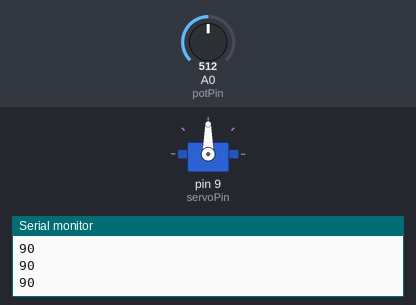
This sketch was run on a simulated Arduino Uno, built with avr-gcc and run on an emulated ATmega328P. Parts: servo, the last lines printed to the serial monitor. Inputs (shaded band) come from the test bench; at power-on: A0 (potPin) = 512.

Above: at 1.2 s.
1.3 s: A0 (potPin) set to 716
At 2.5 s:
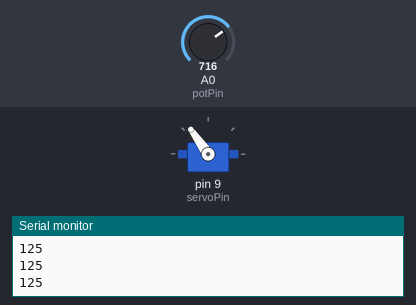
2.8 s: A0 (potPin) set to 900
At 3.3 s:
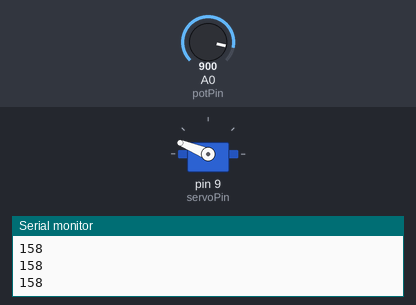
4.3 s: A0 (potPin) set to 1023
At 5.3 s:
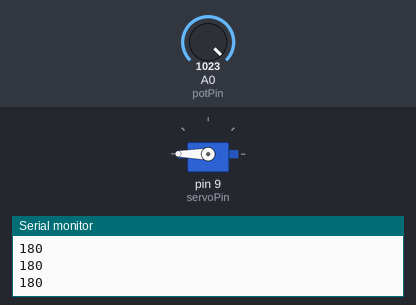
5.8 s: A0 (potPin) set to 306
At 6.1 s:
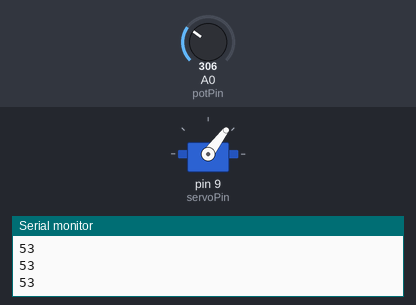
7.3 s: A0 (potPin) set to 122
At 8.0 s:
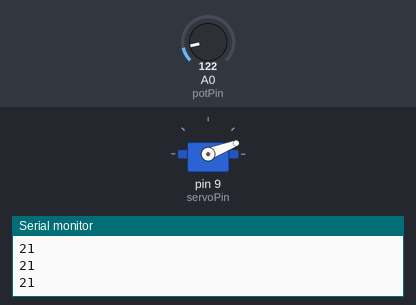
8.8 s: A0 (potPin) set to 0
At 9.9 s:
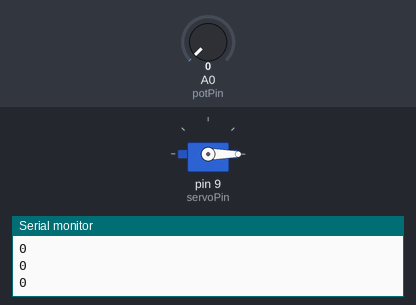
Timing chart, 0 to 11.3 s (numbered marks = the images above; inputs shaded):
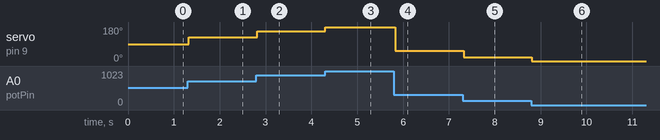

The sketch:

ServoPOD_v2.ino
```cpp
/*
 Controlling Servo with a Potentiometer
*/

#include <Servo.h>

Servo myservo;  // create servo object to control a servo

int potPin = A0;  // analog pin used to connect the potentiometer
int potVal;    // variable to read the value from the analog pin
int servoPin = 9;

void setup() {
  myservo.attach(servoPin);  // attaches the servo on pin 9 to the servo object
  Serial.begin(9600);
}

void loop() {
  potVal = analogRead(potPin);            // reads the value of the potentiometer (value between 0 and 1023)
  potVal = map(potVal, 0, 1023, 0, 180);     		// scale it to use it with the servo (value between 0 and 180)
  myservo.write(potVal);             // sets the servo position according to the scaled value
  Serial.println(potVal);
  delay(32);
                          // waits for the servo to get there
}
```

Measured:
- after the input at 1.3 s, servo on pin 9 (servoPin): 90° → 125° at once
- after the input at 2.8 s, servo on pin 9 (servoPin): 125° → 158° at once
- after the input at 4.3 s, servo on pin 9 (servoPin): 158° → 180° at once
- after the input at 5.8 s, servo on pin 9 (servoPin): 180° → 53° at once
- after the input at 7.3 s, servo on pin 9 (servoPin): 53° → 21° at once
- after the input at 8.8 s, servo on pin 9 (servoPin): 21° → 0° at once
